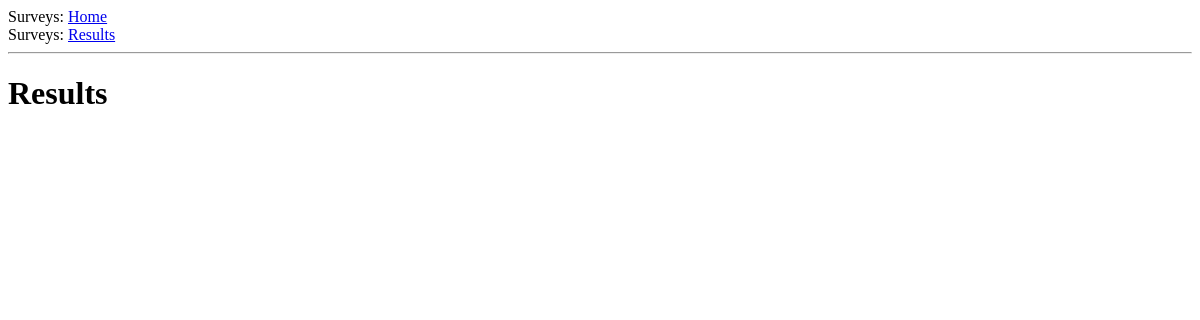
/result/8, run on an earlier commit of the app's database.
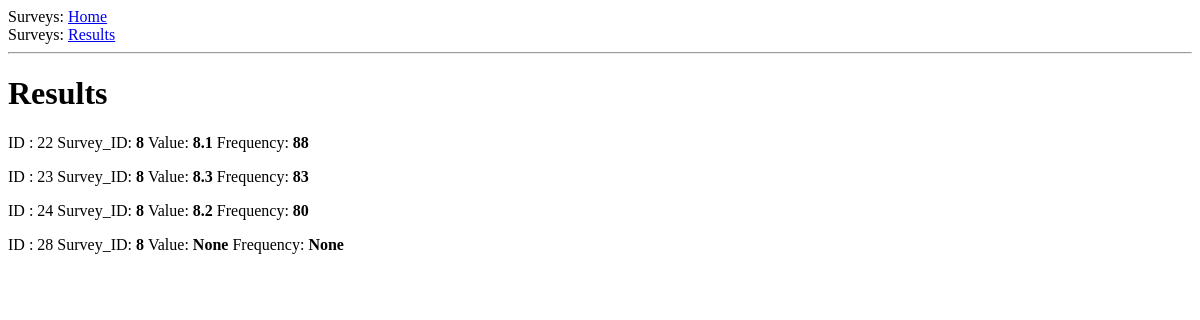
And on a later commit of the database.
### app/models.py (models this page shows, shortened)
class Observation(db.Model, FlaskSerializeMixin):
    id = db.Column(db.Integer, primary_key=True, autoincrement=True)
    survey_id = db.Column(db.Integer, db.ForeignKey('survey.id'))
    value = db.Column(db.Float)
    frequency = db.Column(db.Integer)
    create_fields = update_fields = ['survey_id', 'value', 'frequency']

### app/routes.py (the view)
@app.route('/result/<survey_id>', methods=['GET'])
def result(survey_id):
    observation = Observation.query.filter_by(survey_id=survey_id).all()
    return render_template('results.html', title='Results', observations=observation)

### app/templates/results.html
{% extends "base.html" %}
{% block content %}
    <body>
        <h1>Results</h1>
        {% if observation == '' %}
            <p>No observation recorded yet</p>
        {% else %}
            {% for observation in observations %}
            <div>
                <p>
                    ID : {{ observation.id }}
                    Survey_ID: <b>  {{ observation.survey_id }} </b>
                    Value: <b>  {{ observation.value }} </b>
                    Frequency: <b>  {{ observation.frequency }} </b>
                </p>
            </div>
            {% endfor %}
        {% endif %}
    </body>
{% endblock %}

What changed in the data, as far as the page shows it:
added Observation: id "22", survey_id "8", value "8.1", frequency "88"
added Observation: id "23", survey_id "8", value "8.3", frequency "83"
added Observation: id "24", survey_id "8", value "8.2", frequency "80"
added Observation: id "28", survey_id "8", value "None", frequency "None"
